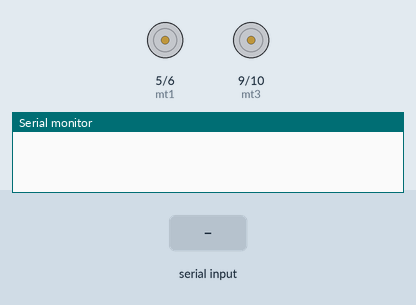
Recording of a sketch running on a simulated Arduino Uno, built with avr-gcc and run on an emulated ATmega328P. Shown: motor-driver pin pairs drawn as motors (green arrow = first pin HIGH = forward, orange = second pin HIGH = backward, longer = more drive), the last lines printed to the serial monitor. The test bench sets the inputs (shaded band).

Above: at 1.2 s.
1.3 s: "right" received over Serial
At 2.6 s:
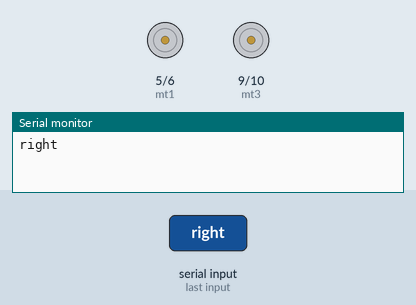
2.9 s: "left" received over Serial
At 3.7 s:
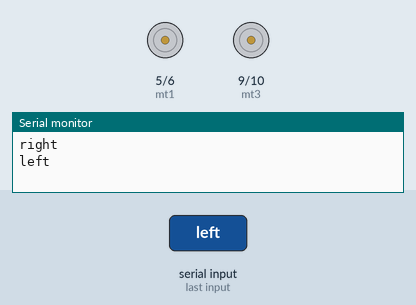
4.5 s: "backward" received over Serial
At 5.4 s:
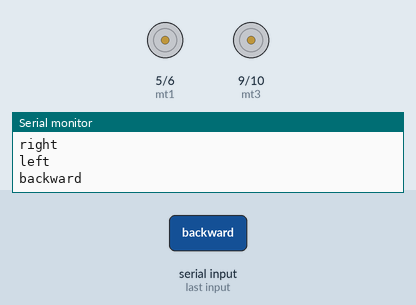
6.1 s: "right" received over Serial
At 7.4 s:
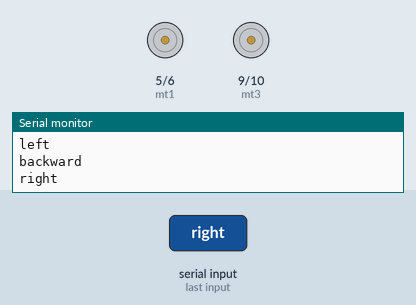
Timing chart, 0 to 8.6 s (numbered marks = the images above; inputs shaded):
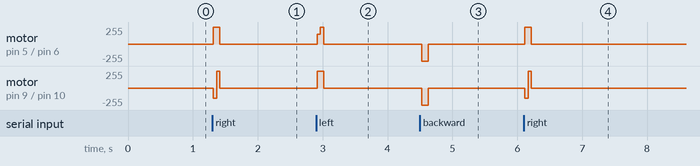

The sketch:

voice_controlled.ino
```cpp
int mt1=5;
int mt2=6;
int mt3=9;
int mt4=10;
String readString;
char c;
void setup()
{
  // put your setup code here, to run once:
   pinMode(mt1,OUTPUT);
  pinMode(mt2,OUTPUT);
  pinMode(mt3,OUTPUT);
  pinMode(mt4,OUTPUT);
  Serial.begin(9600);
}

void loop()
{
  // put your main code here, to run repeatedly:
  while(Serial.available())
  {
    c=Serial.read();
    delay(3);
    readString=readString+c;
  }
  if(readString.length()>0)
  {
    Serial.println(readString);
  if(readString=="forward")
  {analogWrite(mt1,255);
    analogWrite(mt2,0);
    analogWrite(mt3,255);
    analogWrite(mt4,0);
    delay(150);
    analogWrite(mt1,0);
    analogWrite(mt2,0);
    analogWrite(mt3,0);
    analogWrite(mt4,0);
  }
  //right
  else if(readString=="right")
  {
    analogWrite(mt1,255);
    analogWrite(mt2,0);
    analogWrite(mt3,0);
    analogWrite(mt4,150);
    delay(50);
    analogWrite(mt1,255);
    analogWrite(mt2,0);
    analogWrite(mt3,255);
    analogWrite(mt4,0);
    delay(50);
     analogWrite(mt1,0);
    analogWrite(mt2,0);
    analogWrite(mt3,0);
    analogWrite(mt4,0);

  }
  //left
  else if(readString=="left")
  {analogWrite(mt1,150);
    analogWrite(mt2,0);
    analogWrite(mt3,250);
    analogWrite(mt4,0);
    delay(50);
    analogWrite(mt1,255);
    analogWrite(mt2,0);
    analogWrite(mt3,255);
    analogWrite(mt4,0);
    delay(50);
    analogWrite(mt1,0);
    analogWrite(mt2,0);
    analogWrite(mt3,0);
    analogWrite(mt4,0);
}
//backward
else if(readString=="backward")
{

     analogWrite(mt1,0);
    analogWrite(mt2,255);
    analogWrite(mt3,0);
    analogWrite(mt4,255);
    delay(100);
    analogWrite(mt1,0);
    analogWrite(mt2,0);
    analogWrite(mt3,0);
    analogWrite(mt4,0);
}
//stop

  else if(readString=="stop")
{

     analogWrite(mt1,0);
    analogWrite(mt2,0);
    analogWrite(mt3,0);
    analogWrite(mt4,0);
    delay(50);
}
  }
readString="";

  }
```

Measured:
- after the input at 1.3 s, motor on pin 5 (mt1) / pin 6 (mt2): stopped → forward 255/255 at once, → stopped 0.10 s later; motor on pin 9 (mt3) / pin 10 (mt4): stopped → backward 150/255 at once, → forward 255/255 0.05 s later, → stopped 0.05 s later
- after the input at 2.9 s, motor on pin 5 (mt1) / pin 6 (mt2): stopped → forward 150/255 at once, → forward 255/255 0.05 s later, → stopped 0.05 s later; motor on pin 9 (mt3) / pin 10 (mt4): stopped → forward 250/255 at once, → forward 255/255 0.05 s later, → stopped 0.05 s later
- after the input at 4.5 s, motor on pin 5 (mt1) / pin 6 (mt2), motor on pin 9 (mt3) / pin 10 (mt4): stopped → backward 255/255 at once, → stopped 0.10 s later
- after the input at 6.1 s, motor on pin 5 (mt1) / pin 6 (mt2): stopped → forward 255/255 at once, → stopped 0.10 s later; motor on pin 9 (mt3) / pin 10 (mt4): stopped → backward 150/255 at once, → forward 255/255 0.05 s later, → stopped 0.05 s later
